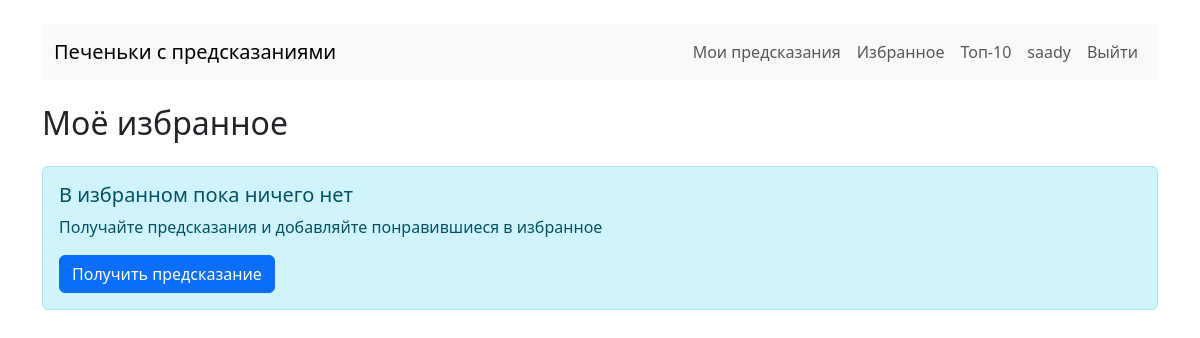
Page /favorites/ (signed in) on the earlier database version.
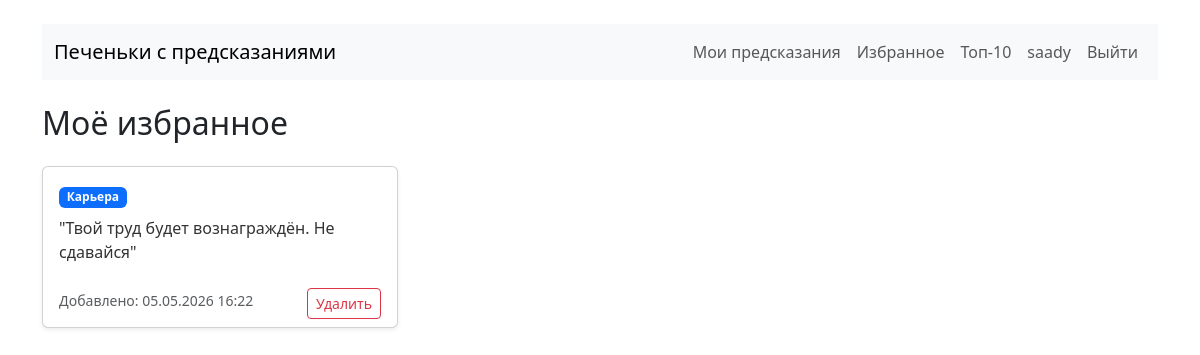
Same page on the later database version.
### predictions/models.py (models this page shows, shortened)
class FavoriteCookie(models.Model):
    user = models.ForeignKey(
        'users.CustomUser',
        on_delete=models.CASCADE,
        verbose_name="Пользователь"
    )
    cookie = models.ForeignKey(
        FortuneCookie,
        on_delete=models.CASCADE,
        verbose_name="Предсказание"
    )
    added_at = models.DateTimeField(auto_now_add=True, verbose_name="Добавлено")
    class Meta:
        unique_together = ['user', 'cookie']
        verbose_name = "Избранное предсказание"
        verbose_name_plural = "Избранные предсказания"

class FortuneCookie(models.Model):
    text = models.TextField(verbose_name="Текст предсказания")
    category = models.ForeignKey(
        'Category',
        on_delete=models.CASCADE,
        related_name='cookies',
        verbose_name="Категория"
    )
    created_by = models.ForeignKey(
        'users.CustomUser',
        on_delete=models.SET_NULL,
        null=True,
        blank=True,
        verbose_name="Создано пользователем"
    )
    is_active = models.BooleanField(default=True, verbose_name="Активно")
    created_at = models.DateTimeField(auto_now_add=True, verbose_name="Дата создания")
    usage_count = models.PositiveIntegerField(default=0, verbose_name="Количество использований")
    class Meta:
        verbose_name = "Печенье с предсказанием"
        verbose_name_plural = "Печеньки с предсказаниями"

class Category(models.Model):
    name = models.CharField(max_length=50, verbose_name="Название")
    description = models.TextField(blank=True, verbose_name="Описание")
    class Meta:
        verbose_name = "Категория"
        verbose_name_plural = "Категории"

### predictions/views.py (the view)
# urls.py: path('favorites/', views.favorites, name='favorites'),
@login_required
def favorites(request):
    favorite_list = FavoriteCookie.objects.filter(
        user=request.user
    ).select_related('cookie', 'cookie__category').order_by('-added_at')
    context = {
        'favorite_list': favorite_list,
    }
    return render(request, 'favorite.html', context)

### predictions/templates/favorite.html (shortened to what this page needs)
{% extends 'base.html' %}
{% block content %}
<div class="row">
    <div class="col-12">
        <h2 class="mb-4">Моё избранное</h2>
        {% if favorite_list %}
            <div class="row">
                {% for item in favorite_list %}
                <div class="col-md-6 col-lg-4 mb-4">
                    <div class="card h-100 shadow-sm">
                        <div class="card-body">
                            <span class="badge bg-primary mb-2">{{ item.cookie.category.name }}</span>
                            <p class="card-text prediction-text">
                                "{{ item.cookie.text }}"
                            </p>
                        </div>
                        <div class="card-footer bg-transparent border-0">
                            <small class="text-muted">
                                Добавлено: {{ item.added_at|date:"d.m.Y H:i" }}
                            </small>
                            <a href="{% url 'remove_from_favorites' item.cookie.id %}"
                               class="btn btn-sm btn-outline-danger float-end"
                               onclick="return confirm('Удалить из избранного?')">
                                Удалить
                            </a>
                        </div>
                    </div>
                </div>
                {% endfor %}
            </div>
        {% else %}
            <div class="alert alert-info">
                <h5>В избранном пока ничего нет</h5>
                <p>Получайте предсказания и добавляйте понравившиеся в избранное</p>
                <a href="{% url 'home' %}" class="btn btn-primary">Получить предсказание</a>
            </div>
        {% endif %}
    </div>
</div>
{% endblock %}

Differences in the rows shown:
added FavoriteCookie: cookie.category.name "Карьера", cookie.text "Твой труд будет вознаграждён. Не сдавайся", added_at "05.05.2026 16:22"
Other differences:
text no longer shown: "В избранном пока ничего нет Получайте предсказания и добавляйте понравившиеся в избранное Получить предсказание"
